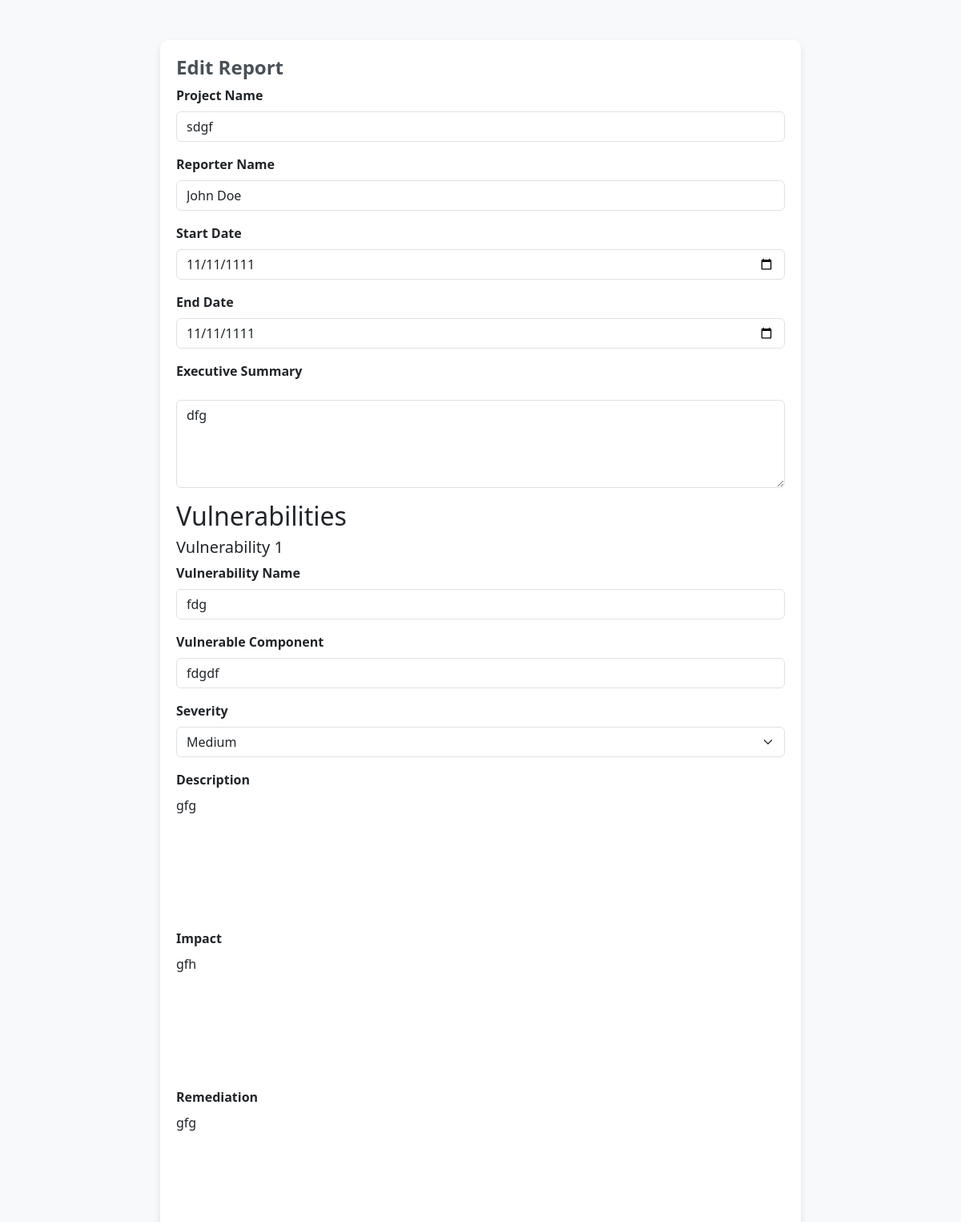
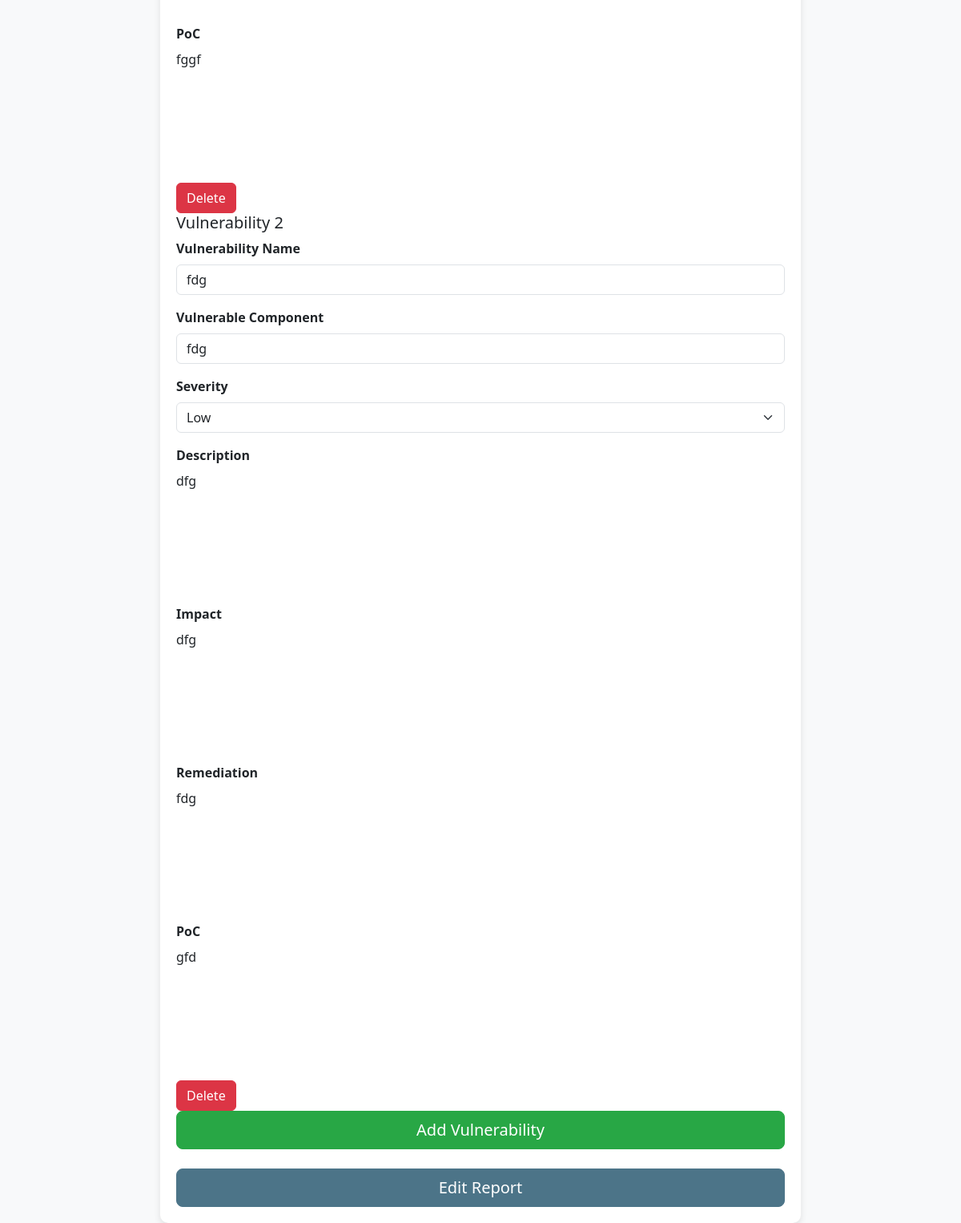
/edit?project_id=1, run on the app's committed database (2 pictures, top to bottom).
### app.py (models this page shows)
class Project(db.Model):
    __tablename__ = 'projects'
    project_id = db.Column(db.Integer, primary_key=True)
    project_name = db.Column(db.String(100), nullable=False)
    reporter_name = db.Column(db.String(100), nullable=False)
    start_date = db.Column(db.String(50), nullable=False)
    end_date = db.Column(db.String(50), nullable=True)
    executive_summary = db.Column(db.Text, nullable=True)
    vuln_count = db.Column(db.Integer, nullable=True)
    vulnerabilities = db.relationship('Vulnerability', secondary=project_vulnerabilities, backref=db.backref('projects', lazy=True))

class Vulnerability(db.Model):
    __tablename__ = 'vulnerabilities'
    vulnerability_id = db.Column(db.Integer, primary_key=True)
    project_id = db.Column(db.Integer, nullable=False)
    vulnerability_name = db.Column(db.String(150), nullable=False)
    severity = db.Column(db.String(50), nullable=False)
    vulnerable_component = db.Column(db.String(100), nullable=False)
    description = db.Column(db.Text, nullable=False)
    impact = db.Column(db.Text, nullable=True)
    remediation = db.Column(db.Text, nullable=True)
    poc = db.Column(db.Text, nullable=True)

### server.py (the view)
@app.route("/edit", methods=["GET"])
def get_edit():
    project_id = int(request.args.get("project_id"))
    project = Project.query.get_or_404(project_id)
    vulnerabilities = Vulnerability.query.filter(Vulnerability.project_id == project_id).all()
    return render_template("edit.html", project=project, vulnerabilities=vulnerabilities)

### templates/edit.html (shortened to what this page needs)
<!DOCTYPE html>
<html lang="en">
<head>
  <link href="https://cdn.jsdelivr.net/npm/bootstrap@5.3.0-alpha3/dist/css/bootstrap.min.css" rel="stylesheet">
  <link rel="stylesheet" href="https://cdn.quilljs.com/1.3.6/quill.snow.css">
  <link rel="stylesheet" href="https://cdnjs.cloudflare.com/ajax/libs/cropperjs/1.5.13/cropper.min.css">
</head>
<body>
<div class="container">
  <h1>Edit Report</h1>
  <form method="POST" action="/edit">
    <div class="mb-3">
      <label for="project_name" class="form-label">Project Name</label>
      <input type="text" class="form-control" id="project_name" name="project_name" required value="{{ project.project_name }}">
    </div>
    <div class="mb-3">
      <label for="reporter_name" class="form-label">Reporter Name</label>
      <input type="text" class="form-control" id="reporter_name" name="reporter_name" required value="{{ project.reporter_name }}">
    </div>
    <div class="mb-3">
      <label for="start_date" class="form-label">Start Date</label>
      <input type="date" class="form-control" id="start_date" name="start_date" required value="{{ project.start_date }}">
    </div>
    <div class="mb-3">
      <label for="end_date" class="form-label">End Date</label>
      <input type="date" class="form-control" id="end_date" name="end_date" required value="{{ project.end_date }}">
    </div>
    <div class="mb-3">
      <label for="executive_summary" class="form-label">Executive Summary</label>
      <textarea class="form-control" id="executive_summary" name="executive_summary" rows="4" required>{{ project.executive_summary }}</textarea>
    </div>
    <div id="vuln-forms">
      <h2>Vulnerabilities</h2>
      {% for vulnerability in vulnerabilities %}
      <div class="vuln-form" id="vuln-form-{{ loop.index }}">
        <h5>Vulnerability {{ loop.index }}</h5>
        <div class="mb-3">
          <label for="vulnerability_name-{{ loop.index }}" class="form-label">Vulnerability Name</label>
          <input type="text" class="form-control" id="vulnerability_name-{{ loop.index }}" name="vulnerability_name-{{ loop.index }}" required value="{{ vulnerability.vulnerability_name }}">
        </div>
        <div class="mb-3">
          <label for="vulnerable_component-{{ loop.index }}" class="form-label">Vulnerable Component</label>
          <input type="text" class="form-control" id="vulnerable_component-{{ loop.index }}" name="vulnerable_component-{{ loop.index }}" required value="{{ vulnerability.vulnerable_component }}">
        </div>
        <div class="mb-3">
          <label for="severity-{{ loop.index }}" class="form-label">Severity</label>
          <select class="form-select" id="severity-{{ loop.index }}" name="severity-{{ loop.index }}" required>
            <option value="Low" {% if vulnerability.severity == 'Low' %}selected{% endif %}>Low</option>
            <option value="Medium" {% if vulnerability.severity == 'Medium' %}selected{% endif %}>Medium</option>
          </select>
        </div>
        <div class="mb-3">
          <label for="description-{{ loop.index }}" class="form-label">Description</label>
          <div id="description-editor-{{ loop.index }}" class="quill-editor">{{ vulnerability.description | safe }}</div>
        </div>
        <div class="mb-3">
          <label for="impact-{{ loop.index }}" class="form-label">Impact</label>
          <div id="impact-editor-{{ loop.index }}" class="quill-editor">{{ vulnerability.impact | safe }}</div>
        </div>
        <div class="mb-3">
          <label for="remediation-{{ loop.index }}" class="form-label">Remediation</label>
          <div id="remediation-editor-{{ loop.index }}" class="quill-editor">{{ vulnerability.remediation | safe }}</div>
        </div>
        <div class="mb-3">
          <label for="poc-{{ loop.index }}" class="form-label">PoC</label>
          <div id="poc-editor-{{ loop.index }}" class="quill-editor">{{ vulnerability.poc | safe }}</div>
        </div>
        <button type="button" class="btn btn-remove-vuln" onclick="removeVuln({{ loop.index }})">Delete</button>
      </div>
      {% endfor %}
    </div>
    <div class="d-grid gap-2">
      <button type="button" class="btn btn-add-vuln btn-lg" id="add-vuln-btn">Add Vulnerability</button>
    </div>
    <div class="d-grid gap-2 mt-4">
      <button type="submit" class="btn btn-submit btn-lg">Edit Report</button>
    </div>
  </form>
</div>
</body>
</html>

### templates/edit.html (style rules this page uses)
body { background-color: #f8f9fa; padding-top: 50px; }
.container { max-width: 800px; background-color: #fff; padding: 20px; border-radius: 10px; box-shadow: 0 4px 8px rgba(0, 0, 0, 0.1); }
h1 { font-size: 24px; font-weight: bold; color: #495057; }
.form-label { font-weight: bold; }
.form-control, .form-select { margin-bottom: 15px; }
.btn-submit { background-color: #4c7488; border-color: #4c7488; color: #fff; }
.btn-add-vuln { background-color: #28a745; border-color: #28a745; color: #fff; }
.btn-remove-vuln { background-color: #dc3545; border-color: #dc3545; color: #fff; }
.quill-editor { height: 150px; margin-bottom: 15px; }

### data on the page
Project: project_name "sdgf", reporter_name "John Doe", start_date "11/11/1111", end_date "11/11/1111", executive_summary "dfg"
Vulnerability: vulnerability_name "fdg", vulnerable_component "fdgdf", severity "Medium", description "gfg", impact "gfh", remediation "gfg", poc "fggf"
Vulnerability: vulnerability_name "fdg", vulnerable_component "fdg", severity "Low", description "dfg", impact "dfg", remediation "fdg", poc "gfd"
